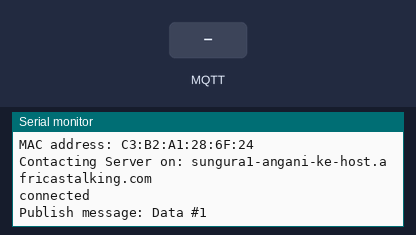
Bench run of a sketch on a simulated Arduino MKR. Parts: the last lines printed to the serial monitor. The inputs (shaded band) are chosen by the test bench. WiFi joins after 1.5 s; servers stay silent unless stated; no MQTT or app messages arrive unless stated.

Above: at 12.7 s.
12.8 s: MQTT message "1" arrives on the first subscribed topic
At 14.0 s:
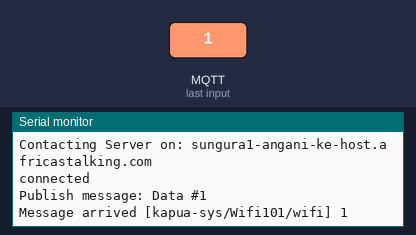
14.3 s: MQTT message "on" arrives on the first subscribed topic
At 15.2 s:
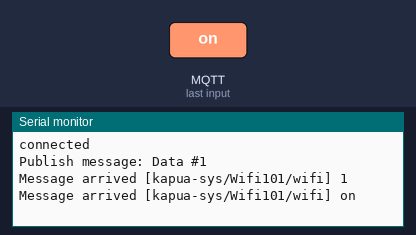
15.8 s: MQTT message "off" arrives on the first subscribed topic
At 16.4 s:
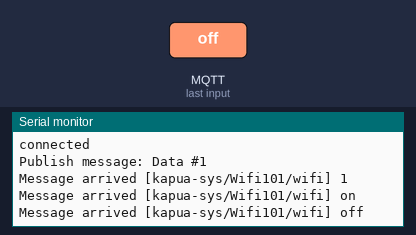

The sketch:

kapua.ino
```cpp
#include <SPI.h>
#include <WiFi101.h>
#include <PubSubClient.h>

char ssid[] = "theBIGbox";     //  your network SSID (name)
char pass[] = "31c94145e72d2";  // your network password ccad32da7b5d8
int status = WL_IDLE_STATUS;     // the Wifi radio's status
char msg[50];
int value = 0;
long lastMsg = 0;
WiFiClient _client101;
const char* broker = "sungura1-angani-ke-host.africastalking.com";
void callback(char* topic, byte* payload, unsigned int length);


PubSubClient client(broker,1884,callback,_client101);

void setup()
{
  WiFi.setPins(10, 3, 4);
    Serial.begin(9600);
	while (!Serial) {
		;
    }
    connectToWPA();


}

void loop()
{
    if (!client.connected())
	{
		_keepAlive();
	}
    if (!client.loop()) {
		Serial.print("Client disconnected...");
		if (client.connect("Wifi101")) {
			Serial.println("reconnected.");
		}
		else {
			Serial.println("failed.");
		}
	}
	long now = millis();
	if (now - lastMsg > 5000) {
		lastMsg = now;
		++value;
		snprintf(msg, 75, "Data #%ld", value);
		Serial.print("Publish message: ");
		Serial.println(msg);
		client.publish("kapua-sys/Wifi101/wifi101", msg);
	}
}
void connectToWPA()
{
    Serial.println(F("Setting up connection...."));
      // check for the presence of the shield:
  if (WiFi.status() == WL_NO_SHIELD) {
    Serial.println("WiFi shield not present");
    // don't continue:
    while (true);
  }

  // attempt to connect to Wifi network:
  while ( status != WL_CONNECTED) {
    Serial.print("Attempting to connect to WPA SSID: ");
    Serial.println(ssid);
    // Connect to WPA/WPA2 network:
    status = WiFi.begin(ssid, pass);

    // wait 10 seconds for connection:
    delay(10000);
  }

  // you're connected now, so print out the data:
  Serial.print("You're connected to the network");
  printCurrentNet();
  printWifiData();
}


void printWifiData() {
    // print your WiFi shield's IP address:
    IPAddress ip = WiFi.localIP();
    Serial.print("IP Address: ");
    Serial.println(ip);
    Serial.println(ip);

    // print your MAC address:
    byte mac[6];
    WiFi.macAddress(mac);
    Serial.print("MAC address: ");
    Serial.print(mac[5], HEX);
    Serial.print(":");
    Serial.print(mac[4], HEX);
    Serial.print(":");
    Serial.print(mac[3], HEX);
    Serial.print(":");
    Serial.print(mac[2], HEX);
    Serial.print(":");
    Serial.print(mac[1], HEX);
    Serial.print(":");
    Serial.println(mac[0], HEX);

  }

  void printCurrentNet() {
    // print the SSID of the network you're attached to:
    Serial.print("SSID: ");
    Serial.println(WiFi.SSID());

    // print the MAC address of the router you're attached to:
    byte bssid[6];
    WiFi.BSSID(bssid);
    Serial.print("BSSID: ");
    Serial.print(bssid[5], HEX);
    Serial.print(":");
    Serial.print(bssid[4], HEX);
    Serial.print(":");
    Serial.print(bssid[3], HEX);
    Serial.print(":");
    Serial.print(bssid[2], HEX);
    Serial.print(":");
    Serial.print(bssid[1], HEX);
    Serial.print(":");
    Serial.println(bssid[0], HEX);

    // print the received signal strength:
    long rssi = WiFi.RSSI();
    Serial.print("signal strength (RSSI):");
    Serial.println(rssi);

    // print the encryption type:
    byte encryption = WiFi.encryptionType();
    Serial.print("Encryption Type:");
    Serial.println(encryption, HEX);
    Serial.println();
  }
  void callback(char* topic, byte* payload, unsigned int length) {
	Serial.print("Message arrived [");
	Serial.print(topic);
	Serial.print("] ");
	for (int i = 0; i < length; i++) {
		Serial.print((char)payload[i]);
	}
	Serial.println();

}

//Reconnect always
void _keepAlive() {

	while (!client.connected()) {
		Serial.print(F("Contacting Server on: "));
		Serial.print(broker);
		Serial.println();
		if (client.connect("Wifi101","kapua-broker","kapua-password")) {
			Serial.println("connected");
			client.publish("kapua-sys/Wifi101/keepAlive", "Wifi101");
			client.subscribe("kapua-sys/Wifi101/wifi");
		}
		else {
			Serial.print("Failed, rc=");
			Serial.print(client.state());
			Serial.println(" Retrying...");
			delay(6000);
		}
	}
}
```

Measured:
- after the input at 12.8 s, the serial monitor: prints a new line at once (image 1)
- after the input at 14.3 s, the serial monitor: prints a new line at once (image 2)
- after the input at 15.8 s, the serial monitor: prints a new line at once (image 3)
